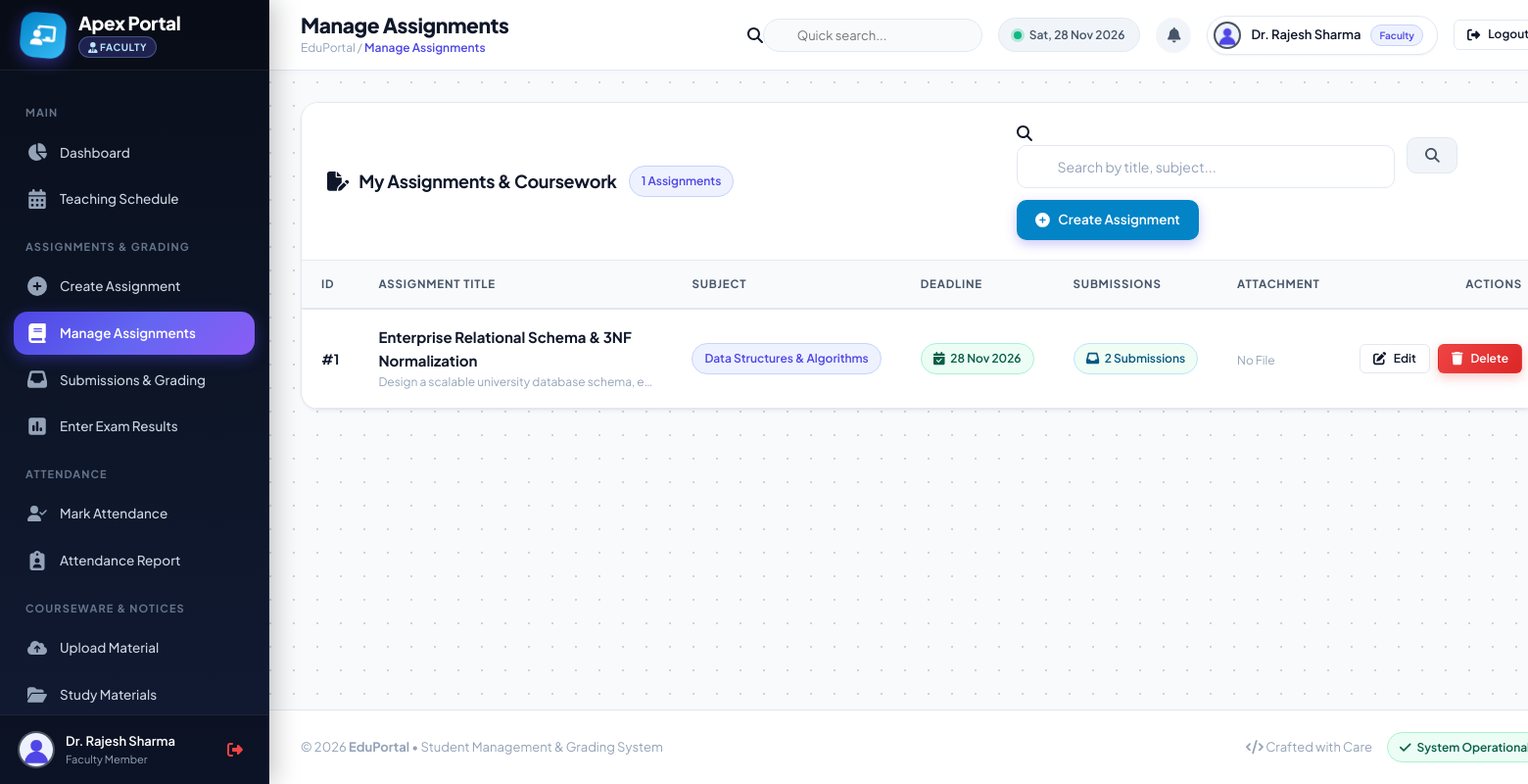
Page /faculty/view_assignments.php (signed in) on the committed database.
### tables this page shows
CREATE TABLE `assignments` (
  `assignment_id` INT AUTO_INCREMENT PRIMARY KEY,
  `subject_id` INT DEFAULT 1,
  `course_id` INT NOT NULL,
  `faculty_id` INT NOT NULL,
  `title` VARCHAR(255) NOT NULL,
  `description` TEXT NOT NULL,
  `deadline` DATE NOT NULL,
  `max_marks` INT DEFAULT 100,
  `file_path` VARCHAR(255) DEFAULT NULL,
  `created_at` TIMESTAMP DEFAULT CURRENT_TIMESTAMP
);

CREATE TABLE `subjects` (
  `subject_id` INT AUTO_INCREMENT PRIMARY KEY,
  `subject_name` VARCHAR(150) NOT NULL,
  `subject_code` VARCHAR(50) NOT NULL UNIQUE,
  `faculty_id` INT DEFAULT NULL,
  `course` VARCHAR(100) DEFAULT 'B.Tech CSE',
  `semester` INT DEFAULT 1,
  `created_at` TIMESTAMP DEFAULT CURRENT_TIMESTAMP
);

### config/db.php (called while the page is built, shortened)
<?php
$host = getenv('DB_HOST') ?: "127.0.0.1";
$user = getenv('DB_USER') ?: "root";
$password = getenv('DB_PASSWORD') !== false ? getenv('DB_PASSWORD') : "";
$database = getenv('DB_NAME') ?: "student_portal";
$port = getenv('DB_PORT') ? (int)getenv('DB_PORT') : 3306;
try {
    $con = @mysqli_connect($host, $user, $password, $database, $port);
} catch (Throwable $e) {
    $con = false;
}
mysqli_set_charset($con, "utf8mb4");
if ($con) {
    static $schema_checked = false;
    if (!$schema_checked) {
if (!function_exists('safe_num_rows')) {
    function safe_num_rows($result) {
        if ($result && is_object($result)) {
            return mysqli_num_rows($result);
        }
        return 0;
    }
}
    }
}
if (!function_exists('get_subject_col')) {
    function get_subject_col($con) {
        static $resolved_col = null;
        $res = @mysqli_query($con, "SHOW COLUMNS FROM `subjects` LIKE 'suject_name'");
        if ($res && safe_num_rows($res) > 0) {
            $resolved_col = 'suject_name';
        } else {
            $resolved_col = 'subject_name';
        }
        return $resolved_col;
    }
}
if (!function_exists('safe_fetch_assoc')) {
    function safe_fetch_assoc($result) {
        if ($result && is_object($result) && mysqli_num_rows($result) > 0) {
            return mysqli_fetch_assoc($result);
        }
        return [];
    }
}
?>

### faculty/view_assignments.php (the view, shortened to what this page needs)
<?php
include("../config/db.php");
$user_id = $_SESSION['user_id'];
$subj_col = get_subject_col($con);
$f_query = mysqli_query($con, "SELECT faculty_id FROM faculty WHERE user_id='$user_id' LIMIT 1");
$faculty = ($f_query && safe_num_rows($f_query) > 0) ? safe_fetch_assoc($f_query) : [];
$faculty_id = $faculty['faculty_id'] ?? 0;
$search = "";
if (isset($_GET['search']) && !empty(trim($_GET['search']))) {
    $search = escape($con, $_GET['search']);
    $query = mysqli_query($con, "
        SELECT a.*, s.`$subj_col` AS subject_name,
               (SELECT COUNT(*) FROM submissions sub WHERE sub.assignment_id = a.assignment_id) as submission_count
        FROM assignments a
        LEFT JOIN subjects s ON a.subject_id = s.subject_id
        WHERE (a.faculty_id='$faculty_id' OR a.faculty_id IS NULL)
          AND (a.title LIKE '%$search%' OR s.`$subj_col` LIKE '%$search%')
        ORDER BY a.assignment_id DESC
    ");
} else {
    $query = mysqli_query($con, "
        SELECT a.*, s.`$subj_col` AS subject_name,
               (SELECT COUNT(*) FROM submissions sub WHERE sub.assignment_id = a.assignment_id) as submission_count
        FROM assignments a
        LEFT JOIN subjects s ON a.subject_id = s.subject_id
        WHERE a.faculty_id='$faculty_id' OR a.faculty_id IS NULL
        ORDER BY a.assignment_id DESC
    ");
}
include("../includes/header.php");
include("../includes/sidebar_faculty.php");
include("../includes/navbar.php");
?>
<div class="card">
    <div class="card-header">
        <div style="display:flex; align-items:center; gap:12px; flex-wrap:wrap;">
            <h3><i class="fa-solid fa-file-pen"></i> My Assignments & Coursework</h3>
            <span class="badge badge-primary"><?php echo safe_num_rows($query); ?> Assignments</span>
        </div>
        <div style="display:flex; align-items:center; gap:12px; flex-wrap:wrap;">
            <form method="GET" class="search-toolbar">
                <div class="search-input-group">
                    <i class="fa-solid fa-magnifying-glass"></i>
                    <input type="text" name="search" class="form-control" placeholder="Search by title, subject..." value="<?php echo htmlspecialchars($search); ?>">
                </div>
                <button type="submit" class="btn btn-secondary"><i class="fa-solid fa-search"></i></button>
            </form>
            <a href="create_assignment.php" class="btn btn-primary" style="background:#0284c7;">
                <i class="fa-solid fa-plus-circle"></i> Create Assignment
            </a>
        </div>
    </div>
    <div class="card-body" style="padding:0;">
        <div class="table-responsive">
            <table class="custom-table">
                <thead>
                    <tr>
                        <th>ID</th>
                        <th>Assignment Title</th>
                        <th>Subject</th>
                        <th>Deadline</th>
                        <th>Submissions</th>
                        <th>Attachment</th>
                        <th style="text-align:right;">Actions</th>
                    </tr>
                </thead>
                <tbody>
                    <?php if ($query && safe_num_rows($query) > 0): ?>
                        <?php while ($row = safe_fetch_assoc($query)):
                            $is_overdue = (strtotime($row['deadline']) < strtotime(date('Y-m-d')));
                        ?>
                            <tr>
                                <td><strong>#<?php echo $row['assignment_id']; ?></strong></td>
                                <td>
                                    <div style="font-weight:700; color:var(--text-primary); font-size:15px;"><?php echo htmlspecialchars($row['title']); ?></div>
                                    <div style="font-size:12px; color:var(--text-muted); max-width:280px; overflow:hidden; text-overflow:ellipsis; white-space:nowrap;">
                                        <?php echo htmlspecialchars($row['description']); ?>
                                    </div>
                                </td>
                                <td>
                                    <?php if (!empty($row['subject_name'])): ?>
                                        <span class="badge badge-primary"><?php echo htmlspecialchars($row['subject_name']); ?></span>
                                    <?php else: ?>
                                        <span class="badge badge-dark">General</span>
                                    <?php endif; ?>
                                </td>
                                <td>
                                    <?php if ($is_overdue): ?>
                                        <span class="badge badge-danger"><i class="fa-solid fa-clock"></i> <?php echo date('d M Y', strtotime($row['deadline'])); ?></span>
                                    <?php else: ?>
                                        <span class="badge badge-success"><i class="fa-solid fa-calendar-check"></i> <?php echo date('d M Y', strtotime($row['deadline'])); ?></span>
                                    <?php endif; ?>
                                </td>
                                <td>
                                    <a href="view_submissions.php?assignment_id=<?php echo $row['assignment_id']; ?>" class="badge badge-info" style="text-decoration:none;">
                                        <i class="fa-solid fa-inbox"></i> <?php echo $row['submission_count']; ?> Submissions
                                    </a>
                                </td>
                                <td>
                                    <?php if (!empty($row['file_path']) && file_exists("../uploads/assignments/" . $row['file_path'])): ?>
                                        <a href="../uploads/assignments/<?php echo urlencode($row['file_path']); ?>" class="btn btn-outline btn-sm" download>
                                            <i class="fa-solid fa-download"></i> File
                                        </a>
                                    <?php else: ?>
                                        <span style="color:#94a3b8; font-size:12px;">No File</span>
                                    <?php endif; ?>
                                </td>
                                <td style="text-align:right;">
                                    <div class="table-actions">
                                        <a href="edit_assignment.php?id=<?php echo $row['assignment_id']; ?>" class="btn btn-outline btn-sm" title="Edit Assignment">
                                            <i class="fa-solid fa-pen-to-square"></i> Edit
                                        </a>
                                        <a href="delete_assignment.php?id=<?php echo $row['assignment_id']; ?>" class="btn btn-danger btn-sm" onclick="return confirm('Delete this assignment? All associated student submissions will also be deleted.')" title="Delete Assignment">
                                            <i class="fa-solid fa-trash"></i> Delete
                                        </a>
                                    </div>
                                </td>
                            </tr>
                        <?php endwhile; ?>
                    <?php endif; ?>
                </tbody>
            </table>
        </div>
    </div>
</div>
<?php include("../includes/footer.php"); ?>

### rows in the picture
assignments: assignment_id "1", title "Enterprise Relational Schema & 3NF Normalization", description "Design a scalable university database schema, e…", subject.subject_name "Data Structures & Algorithms", deadline "28 Nov 2026", submission_count "2", shows "No File"

### other values in the picture
$faculty_name "Dr. Rajesh Sharma"
$header_title "Manage Assignments"
$user_name "Dr. Rajesh Sharma"
$user_role_label "Faculty"
safe_num_rows($query) "1"
